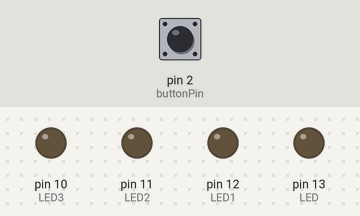
This sketch was run on a simulated Arduino Uno, built with avr-gcc and run on an emulated ATmega328P. Parts: output pins drawn as LEDs (lit = HIGH). Inputs (shaded band) come from the test bench; at power-on: pin 2 (buttonPin) LOW.

Above: at 1.2 s.
1.3 s: pin 2 (buttonPin) pulled HIGH for 0.15 s
At 1.7 s:
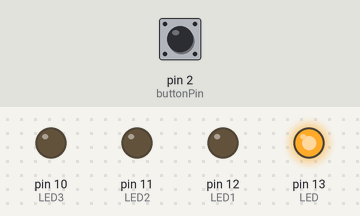
At 3.1 s:
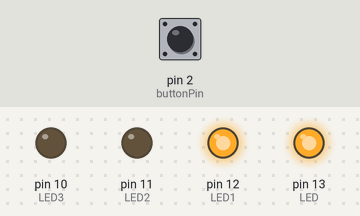
4.4 s: pin 2 (buttonPin) pulled HIGH for 1 s
At 9.7 s:
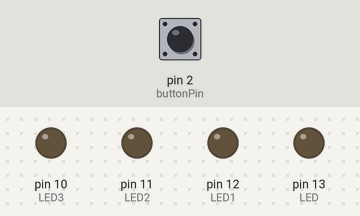
Timing chart, 0 to 11.2 s (numbered marks = the images above; inputs shaded):
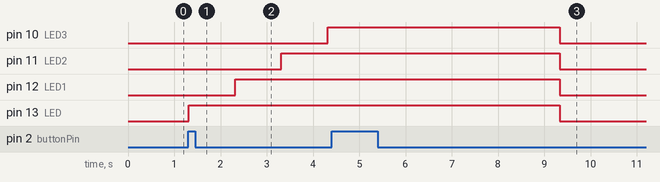

The sketch:

readygo.ino
```cpp
const int buttonPin = 2;     // creates variable called buttonPin and assigns value of 2
const int LED =  13;      // creates variable called LED and assigns value of 13
const int LED1 = 12;
const int LED2 = 11;
const int LED3 = 10;
// sets up integer variable that will change over time
int buttonState = 0;         // creates variable to track buttonState, assigns initial value of 0


// setup runs once at startup
void setup() {
  pinMode(LED, OUTPUT);  // initialize LED pin as an output.
  pinMode(LED1, OUTPUT);
  pinMode(LED2, OUTPUT);
  pinMode(LED3, OUTPUT);
  pinMode(buttonPin, INPUT);  // initialize pushbutton pin as an input.
}

// loop runs infinitely
void loop() {
  buttonState = digitalRead(buttonPin);    // read the state of the pushbutton value
  delay (10); //small delay for debouncing, to increase accuracy

  // conditional statement
  if (buttonState == HIGH) { // if button is pressed (voltage received on pin 2)
    digitalWrite(LED, HIGH);      // send voltage to LED pin
    delay (1000);
    digitalWrite(LED1, HIGH);
    delay (1000);
    digitalWrite(LED2, HIGH);
    delay (1000);
    digitalWrite(LED3, HIGH);
    delay (1000);

  } else {   //otherwise
    digitalWrite(LED, LOW);
    delay (0);
    digitalWrite(LED1, LOW);// turn off voltage to LED pin
    delay (0);
    digitalWrite(LED2, LOW);
    delay (0);
    digitalWrite(LED3, LOW);
    delay (0);
  }

}
```

Measured:
- after the input at 1.3 s, pin 10 (LED3): LOW → HIGH after 3.0 s; pin 11 (LED2): LOW → HIGH after 2.0 s; pin 12 (LED1): LOW → HIGH after 1.0 s; pin 13 (LED): LOW → HIGH at once
- after the input at 4.4 s, pin 10 (LED3), pin 11 (LED2), pin 12 (LED1), pin 13 (LED): HIGH → LOW after 4.9 s instead of 0.93 s
